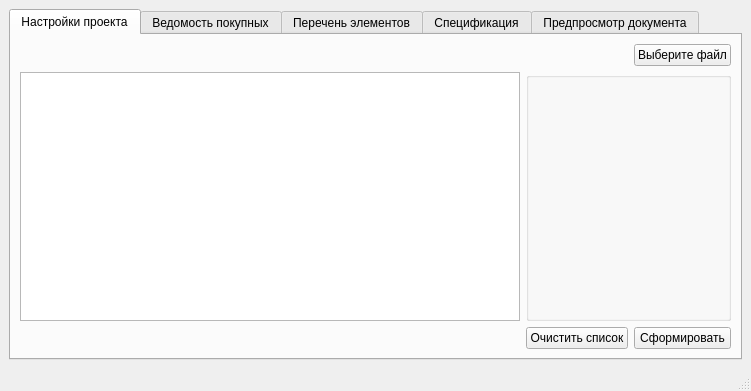
<?xml version="1.0" encoding="UTF-8"?>
<ui version="4.0">
 <class>MainWindow</class>
 <widget class="QMainWindow" name="MainWindow">
  <property name="geometry">
   <rect>
    <x>0</x>
    <y>0</y>
    <width>751</width>
    <height>391</height>
   </rect>
  </property>
  <property name="windowTitle">
   <string>Оформление текстовой КД</string>
  </property>
  <property name="styleSheet">
   <string notr="true"/>
  </property>
  <property name="toolButtonStyle">
   <enum>Qt::ToolButtonIconOnly</enum>
  </property>
  <property name="tabShape">
   <enum>QTabWidget::Rounded</enum>
  </property>
  <widget class="QWidget" name="centralwidget">
   <layout class="QGridLayout" name="gridLayout_2">
    <item row="0" column="0">
     <widget class="QTabWidget" name="tabWidget">
      <property name="sizePolicy">
       <sizepolicy hsizetype="Expanding" vsizetype="Expanding">
        <horstretch>0</horstretch>
        <verstretch>0</verstretch>
       </sizepolicy>
      </property>
      <property name="maximumSize">
       <size>
        <width>16777215</width>
        <height>16777215</height>
       </size>
      </property>
      <property name="currentIndex">
       <number>0</number>
      </property>
      <widget class="QWidget" name="options">
       <attribute name="title">
        <string>Настройки проекта</string>
       </attribute>
       <layout class="QGridLayout" name="gridLayout_3">
        <item row="1" column="0">
         <widget class="QTextEdit" name="boasList">
          <property name="html">
           <string>&lt;!DOCTYPE HTML PUBLIC &quot;-//W3C//DTD HTML 4.0//EN&quot; &quot;http://www.w3.org/TR/REC-html40/strict.dtd&quot;&gt;
&lt;html&gt;&lt;head&gt;&lt;meta name=&quot;qrichtext&quot; content=&quot;1&quot; /&gt;&lt;style type=&quot;text/css&quot;&gt;
p, li { white-space: pre-wrap; }
&lt;/style&gt;&lt;/head&gt;&lt;body style=&quot; font-family:'MS Shell Dlg 2'; font-size:8.25pt; font-weight:400; font-style:normal;&quot;&gt;
&lt;p align=&quot;center&quot; style=&quot;-qt-paragraph-type:empty; margin-top:0px; margin-bottom:0px; margin-left:0px; margin-right:0px; -qt-block-indent:0; text-indent:0px;&quot;&gt;&lt;br /&gt;&lt;/p&gt;&lt;/body&gt;&lt;/html&gt;</string>
          </property>
         </widget>
        </item>
        <item row="2" column="1">
         <widget class="QPushButton" name="clearFilesList">
          <property name="text">
           <string>Очистить список</string>
          </property>
         </widget>
        </item>
        <item row="2" column="2">
         <widget class="QPushButton" name="pushButton">
          <property name="text">
           <string>Сформировать</string>
          </property>
         </widget>
        </item>
        <item row="1" column="1" colspan="2">
         <widget class="QGroupBox" name="boasListGB">
          <property name="sizePolicy">
           <sizepolicy hsizetype="Preferred" vsizetype="Preferred">
            <horstretch>0</horstretch>
            <verstretch>0</verstretch>
           </sizepolicy>
          </property>
          <property name="title">
           <string/>
          </property>
         </widget>
        </item>
        <item row="0" column="2">
         <widget class="QPushButton" name="choseXml">
          <property name="text">
           <string>Выберите файл</string>
          </property>
         </widget>
        </item>
       </layout>
      </widget>
      <widget class="QWidget" name="vedomost">
       <attribute name="title">
        <string>Ведомость покупных</string>
       </attribute>
       <layout class="QGridLayout" name="gridLayout">
        <item row="3" column="0" colspan="2">
         <widget class="QGroupBox" name="groupBox">
          <property name="title">
           <string>Групповая ВП</string>
          </property>
          <layout class="QGridLayout" name="gridLayout_6">
           <item row="1" column="0">
            <widget class="QLabel" name="label_9">
             <property name="text">
              <string>Проверил</string>
             </property>
            </widget>
           </item>
           <item row="2" column="6">
            <widget class="QComboBox" name="nachalnicAltCB"/>
           </item>
           <item row="2" column="2">
            <widget class="QLineEdit" name="nachalnicLine_2"/>
           </item>
           <item row="0" column="2">
            <widget class="QLineEdit" name="razrabLine_2">
             <property name="text">
              <string/>
             </property>
            </widget>
           </item>
           <item row="2" column="0" colspan="2">
            <widget class="QLabel" name="label_10">
             <property name="text">
              <string>Начальник отдела</string>
             </property>
            </widget>
           </item>
           <item row="2" column="4">
            <widget class="QLabel" name="label_11">
             <property name="text">
              <string>Начальник отдела (альт. название)</string>
             </property>
            </widget>
           </item>
           <item row="0" column="3">
            <widget class="QComboBox" name="razrabCB"/>
           </item>
           <item row="3" column="2" colspan="2">
            <widget class="QLineEdit" name="obozVPs_2"/>
           </item>
           <item row="1" column="4">
            <widget class="QLabel" name="label_8">
             <property name="text">
              <string>Нормоконтроль</string>
             </property>
            </widget>
           </item>
           <item row="2" column="3">
            <widget class="QComboBox" name="nachalnicCB"/>
           </item>
           <item row="2" column="5">
            <widget class="QLineEdit" name="nachalnicAltLine_2"/>
           </item>
           <item row="3" column="0" colspan="2">
            <widget class="QLabel" name="label_12">
             <property name="text">
              <string>&lt;html&gt;&lt;head/&gt;&lt;body&gt;&lt;p&gt;Обозначение групповой &lt;/p&gt;&lt;p&gt;ведомости покупных&lt;/p&gt;&lt;/body&gt;&lt;/html&gt;</string>
             </property>
            </widget>
           </item>
           <item row="1" column="3">
            <widget class="QComboBox" name="checkCB"/>
           </item>
           <item row="0" column="5">
            <widget class="QLineEdit" name="utvLine_2"/>
           </item>
           <item row="0" column="6">
            <widget class="QComboBox" name="utvCB"/>
           </item>
           <item row="6" column="5" colspan="2">
            <widget class="QPushButton" name="pushButton_2">
             <property name="text">
              <string>Сформировать групповую ВП</string>
             </property>
            </widget>
           </item>
           <item row="1" column="2">
            <widget class="QLineEdit" name="provLine_2"/>
           </item>
           <item row="0" column="4">
            <widget class="QLabel" name="label_6">
             <property name="text">
              <string>Утвердил</string>
             </property>
            </widget>
           </item>
           <item row="1" column="5">
            <widget class="QLineEdit" name="normLine_2"/>
           </item>
           <item row="1" column="6">
            <widget class="QComboBox" name="normCB"/>
           </item>
           <item row="0" column="0" colspan="2">
            <widget class="QLabel" name="label_7">
             <property name="text">
              <string>Разработал</string>
             </property>
            </widget>
           </item>
           <item row="3" column="4">
            <widget class="QLabel" name="label">
             <property name="text">
              <string>Наименование групповой ВП</string>
             </property>
            </widget>
           </item>
           <item row="3" column="5" colspan="2">
            <widget class="QLineEdit" name="projectName"/>
           </item>
           <item row="4" column="0" colspan="4">
            <widget class="QLineEdit" name="lineEdit"/>
           </item>
           <item row="4" column="6">
            <widget class="QPushButton" name="pushButton_3">
             <property name="text">
              <string>Выберите файлы</string>
             </property>
            </widget>
           </item>
           <item row="6" column="0" colspan="5">
            <widget class="QCheckBox" name="groupVPcheckBox">
             <property name="text">
              <string>Сформировать групповую ВП по данным с первой страницы?</string>
             </property>
            </widget>
           </item>
           <item row="4" column="4">
            <widget class="QPushButton" name="choseGroupDir">
             <property name="text">
              <string>Выберите куда сохранять ВП</string>
             </property>
            </widget>
           </item>
          </layout>
         </widget>
        </item>
       </layout>
      </widget>
      <widget class="QWidget" name="perechen">
       <attribute name="title">
        <string>Перечень элементов</string>
       </attribute>
       <layout class="QGridLayout" name="gridLayout_4">
        <item row="0" column="1">
         <widget class="QLineEdit" name="razrabLine"/>
        </item>
        <item row="0" column="0">
         <widget class="QLabel" name="label_2">
          <property name="text">
           <string>Разработал</string>
          </property>
         </widget>
        </item>
        <item row="1" column="0">
         <widget class="QLabel" name="label_3">
          <property name="text">
           <string>Проверил</string>
          </property>
         </widget>
        </item>
        <item row="3" column="1">
         <widget class="QLineEdit" name="utvLine"/>
        </item>
        <item row="2" column="1">
         <widget class="QLineEdit" name="normLine"/>
        </item>
        <item row="2" column="0">
         <widget class="QLabel" name="label_4">
          <property name="text">
           <string>Нормоконтроль</string>
          </property>
         </widget>
        </item>
        <item row="4" column="0">
         <spacer name="verticalSpacer">
          <property name="orientation">
           <enum>Qt::Vertical</enum>
          </property>
          <property name="sizeHint" stdset="0">
           <size>
            <width>20</width>
            <height>40</height>
           </size>
          </property>
         </spacer>
        </item>
        <item row="3" column="0">
         <widget class="QLabel" name="label_5">
          <property name="text">
           <string>Утвердил</string>
          </property>
         </widget>
        </item>
        <item row="1" column="1">
         <widget class="QLineEdit" name="provLine"/>
        </item>
       </layout>
      </widget>
      <widget class="QWidget" name="specification">
       <attribute name="title">
        <string>Спецификация</string>
       </attribute>
       <layout class="QGridLayout" name="gridLayout_5">
        <item row="0" column="1">
         <widget class="QLineEdit" name="razrabLine_3"/>
        </item>
        <item row="1" column="1">
         <widget class="QLineEdit" name="provLine_3"/>
        </item>
        <item row="3" column="0">
         <widget class="QLabel" name="label_16">
          <property name="text">
           <string>Утвердил</string>
          </property>
         </widget>
        </item>
        <item row="1" column="0">
         <widget class="QLabel" name="label_13">
          <property name="text">
           <string>Проверил</string>
          </property>
         </widget>
        </item>
        <item row="3" column="1">
         <widget class="QLineEdit" name="utvLine_3"/>
        </item>
        <item row="0" column="0">
         <widget class="QLabel" name="label_15">
          <property name="text">
           <string>Разработал</string>
          </property>
         </widget>
        </item>
        <item row="2" column="1">
         <widget class="QLineEdit" name="normLine_3"/>
        </item>
        <item row="2" column="0">
         <widget class="QLabel" name="label_14">
          <property name="text">
           <string>Нормоконтроль</string>
          </property>
         </widget>
        </item>
        <item row="4" column="0">
         <spacer name="verticalSpacer_2">
          <property name="orientation">
           <enum>Qt::Vertical</enum>
          </property>
          <property name="sizeHint" stdset="0">
           <size>
            <width>20</width>
            <height>40</height>
           </size>
          </property>
         </spacer>
        </item>
       </layout>
      </widget>
      <widget class="QWidget" name="misc">
       <attribute name="title">
        <string>Предпросмотр документа</string>
       </attribute>
       <layout class="QGridLayout" name="gridLayout_7">
        <item row="1" column="0">
         <widget class="QTabWidget" name="tabWidget_2">
          <property name="currentIndex">
           <number>0</number>
          </property>
          <widget class="QWidget" name="perechen1">
           <attribute name="title">
            <string>Перечень элементов</string>
           </attribute>
           <layout class="QGridLayout" name="gridLayout_8">
            <item row="0" column="2">
             <widget class="QScrollBar" name="perechenVbar">
              <property name="orientation">
               <enum>Qt::Vertical</enum>
              </property>
             </widget>
            </item>
            <item row="1" column="0" colspan="2">
             <widget class="QScrollBar" name="perechenHbar">
              <property name="orientation">
               <enum>Qt::Horizontal</enum>
              </property>
             </widget>
            </item>
            <item row="0" column="0">
             <widget class="DocPainter" name="canvasPE" native="true">
              <property name="sizePolicy">
               <sizepolicy hsizetype="Expanding" vsizetype="Preferred">
                <horstretch>0</horstretch>
                <verstretch>0</verstretch>
               </sizepolicy>
              </property>
             </widget>
            </item>
           </layout>
          </widget>
          <widget class="QWidget" name="specification1">
           <attribute name="title">
            <string>Спецификация</string>
           </attribute>
           <layout class="QGridLayout" name="gridLayout_9">
            <property name="leftMargin">
             <number>0</number>
            </property>
            <property name="topMargin">
             <number>0</number>
            </property>
            <property name="rightMargin">
             <number>0</number>
            </property>
            <property name="bottomMargin">
             <number>0</number>
            </property>
            <property name="spacing">
             <number>0</number>
            </property>
            <item row="0" column="1">
             <widget class="QWidget" name="canvasSP" native="true"/>
            </item>
            <item row="1" column="1">
             <widget class="QScrollBar" name="specificationHbar">
              <property name="orientation">
               <enum>Qt::Horizontal</enum>
              </property>
             </widget>
            </item>
            <item row="0" column="2">
             <widget class="QScrollBar" name="specificationVbar">
              <property name="orientation">
               <enum>Qt::Vertical</enum>
              </property>
             </widget>
            </item>
           </layout>
          </widget>
          <widget class="QWidget" name="vedomost1">
           <attribute name="title">
            <string>Ведомость покупных</string>
           </attribute>
           <layout class="QGridLayout" name="gridLayout_10">
            <property name="leftMargin">
             <number>0</number>
            </property>
            <property name="topMargin">
             <number>0</number>
            </property>
            <property name="rightMargin">
             <number>0</number>
            </property>
            <property name="bottomMargin">
             <number>0</number>
            </property>
            <property name="spacing">
             <number>0</number>
            </property>
            <item row="0" column="1">
             <widget class="QWidget" name="canvasVP" native="true"/>
            </item>
            <item row="1" column="1">
             <widget class="QScrollBar" name="vedomostHbar">
              <property name="orientation">
               <enum>Qt::Horizontal</enum>
              </property>
             </widget>
            </item>
            <item row="0" column="2">
             <widget class="QScrollBar" name="vedomostVbar">
              <property name="orientation">
               <enum>Qt::Vertical</enum>
              </property>
             </widget>
            </item>
           </layout>
          </widget>
         </widget>
        </item>
       </layout>
      </widget>
     </widget>
    </item>
   </layout>
  </widget>
  <widget class="QMenuBar" name="menubar">
   <property name="geometry">
    <rect>
     <x>0</x>
     <y>0</y>
     <width>751</width>
     <height>21</height>
    </rect>
   </property>
  </widget>
  <widget class="QStatusBar" name="statusbar"/>
 </widget>
 <customwidgets>
  <customwidget>
   <class>DocPainter</class>
   <extends>QWidget</extends>
   <header>docpainter.h</header>
   <container>1</container>
  </customwidget>
 </customwidgets>
 <resources/>
 <connections/>
</ui>
